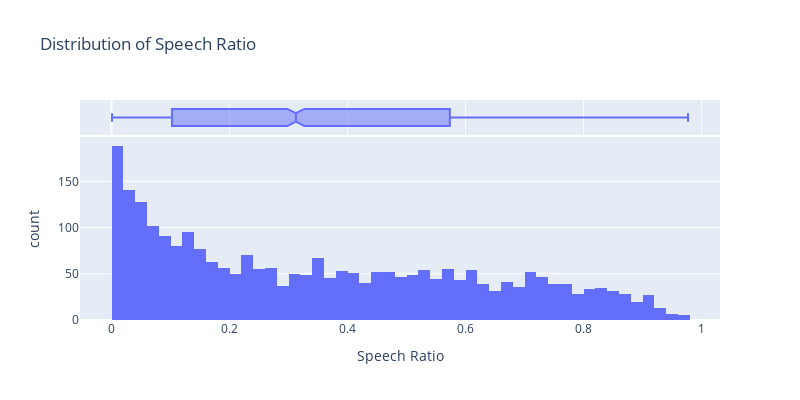

Notebook code cell kept with this figure:
### Code cell
import plotly.express as px
import plotly.graph_objects as go

# 1. Distribution of speech ratio
fig = px.histogram(
    filtered_df, 
    x='speech_ratio',
    nbins=50,
    title='Distribution of Speech Ratio',
    labels={'speech_ratio': 'Speech Ratio', 'count': 'Number of Videos'},
    marginal='box'  # Add box plot on top
)
fig.update_layout(height=400, width=800)
fig.show()

### Figure 1 — Plotly figure (JSON) as saved in the notebook; plotly's stock layout.template omitted (floating-point values rounded to 4 significant figures; data arrays with more than 128 entries replaced by an {"elided": "..."} marker saying what was removed)
{"data": [{"bingroup": "x", "hovertemplate": "Speech Ratio=%{x}<br>count=%{y}<extra></extra>", "legendgroup": "", "marker": {"color": "#636efa", "pattern": {"shape": ""}}, "name": "", "nbinsx": 50, "orientation": "v", "showlegend": false, "type": "histogram", "x": {"elided": "2643 float values"}, "xaxis": "x", "yaxis": "y"}, {"hovertemplate": "Speech Ratio=%{x}<extra></extra>", "legendgroup": "", "marker": {"color": "#636efa"}, "name": "", "notched": true, "showlegend": false, "type": "box", "x": {"elided": "2643 float values"}, "xaxis": "x2", "yaxis": "y2"}], "layout": {"barmode": "relative", "height": 400, "legend": {"tracegroupgap": 0}, "title": {"text": "Distribution of Speech Ratio"}, "width": 800, "xaxis": {"anchor": "y", "domain": [0, 1], "title": {"text": "Speech Ratio"}}, "xaxis2": {"anchor": "y2", "domain": [0, 1], "matches": "x", "showgrid": true, "showticklabels": false}, "yaxis": {"anchor": "x", "domain": [0, 0.8316], "title": {"text": "count"}}, "yaxis2": {"anchor": "x2", "domain": [0.8416, 1], "matches": "y2", "showgrid": false, "showline": false, "showticklabels": false, "ticks": ""}}}
